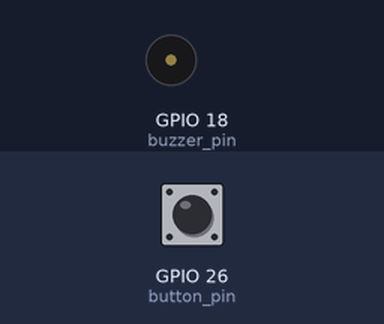
This program was run on a simulated Raspberry Pi (BCM pin numbers). Parts: buzzer (waves = sounding, pin HIGH). Inputs (shaded band) come from the test bench; at power-on: GPIO 26 (button_pin) HIGH.

Above: at 1.2 s.
1.3 s: GPIO 26 (button_pin) pulled LOW for 0.15 s
At 1.37 s:
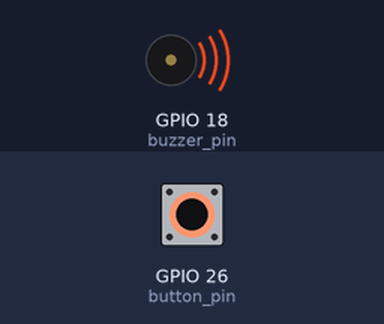
2.9 s: GPIO 26 (button_pin) pulled LOW for 3.2 s
At 7.5 s:
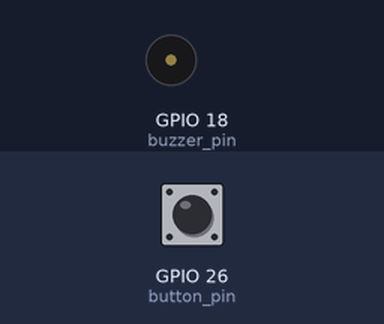
Timing chart, 0 to 9.0 s (numbered marks = the images above; inputs shaded):
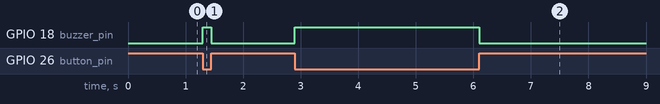

Measured:
- after the input at 1.3 s, GPIO 18 (buzzer_pin): LOW → HIGH at once, → LOW 0.15 s later
- after the input at 2.9 s, GPIO 18 (buzzer_pin): LOW → HIGH at once, → LOW 3.2 s later

The program:

2_button_buzzer.py
```python
#!/usr/bin/python
# -*- coding: utf-8 -*-
# http://elecrow.com/
# Verified by LaZer

import RPi.GPIO as GPIO
import time

# configure both button and buzzer pins
button_pin = 26
buzzer_pin = 18

# set board mode to GPIO.BOARD
GPIO.setmode(GPIO.BCM)

# setup button pin asBu input and buzzer pin as output
GPIO.setup(button_pin, GPIO.IN, pull_up_down=GPIO.PUD_UP)
GPIO.setup(buzzer_pin, GPIO.OUT)

try:
    while True:
        # check if button pressed
        if(GPIO.input(button_pin) == 0):
            # set buzzer on
            GPIO.output(buzzer_pin, GPIO.HIGH)
        else:
            # it's not pressed, set button off
            GPIO.output(buzzer_pin, GPIO.LOW)
except KeyboardInterrupt:
    GPIO.cleanup()
```
